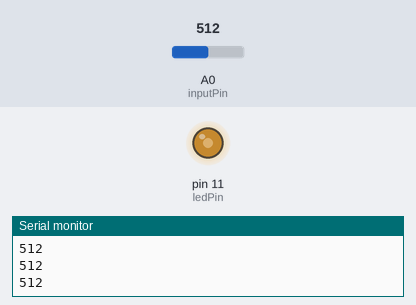
Bench run of a sketch on a simulated Arduino Uno, built with avr-gcc and run on an emulated ATmega328P. On the bench: output pins drawn as LEDs (lit = HIGH), the last lines printed to the serial monitor. The test bench sets the inputs (shaded band); at power-on: A0 (inputPin) = 512.

Above: at 1.2 s.
1.3 s: A0 (inputPin) set to 716
At 2.3 s:
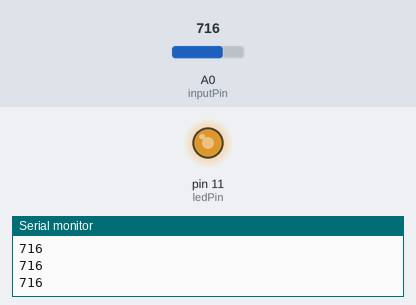
2.8 s: A0 (inputPin) set to 900
At 3.6 s:
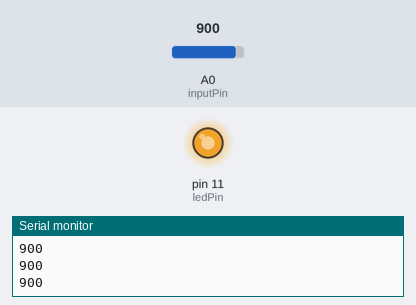
4.3 s: A0 (inputPin) set to 122
At 4.7 s:
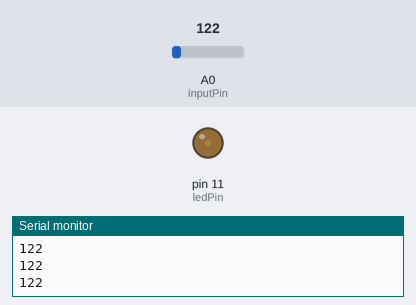
5.8 s: A0 (inputPin) set to 0
At 7.0 s:
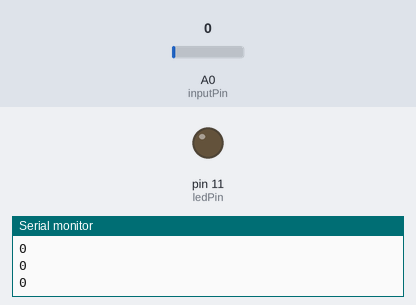
7.3 s: A0 (inputPin) set to 511
At 8.1 s:
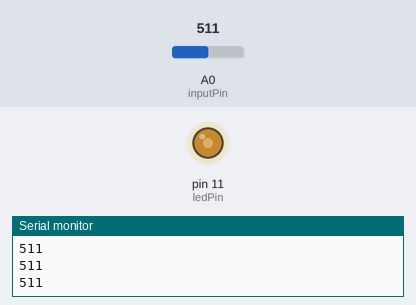
Timing chart, 0 to 9.8 s (numbered marks = the images above; inputs shaded):
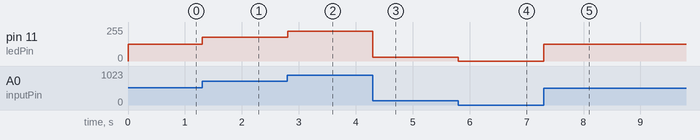

The sketch:

A.ino
```cpp
#define inputPin A0
#define ledPin 11


void setup() {
  // put your setup code here, to run once:
  Serial.begin(9600);
  pinMode(inputPin, INPUT);
  pinMode(ledPin, OUTPUT);
}

void loop() {
  // put your main code here, to run repeatedly:
  int pinValue = analogRead(inputPin);
  int speed = map(pinValue, 0, 1024, 0, 255);

  analogWrite(ledPin,speed);
  Serial.println(pinValue);
}
```

Measured:
- after the input at 1.3 s, pin 11 (ledPin): 127/255 → 178/255 at once
- after the input at 2.8 s, pin 11 (ledPin): 178/255 → 224/255 at once
- after the input at 4.3 s, pin 11 (ledPin): 224/255 → 30/255 at once
- after the input at 5.8 s, pin 11 (ledPin): 30/255 → 0/255 at once
- after the input at 7.3 s, pin 11 (ledPin): 0/255 → 127/255 at once
